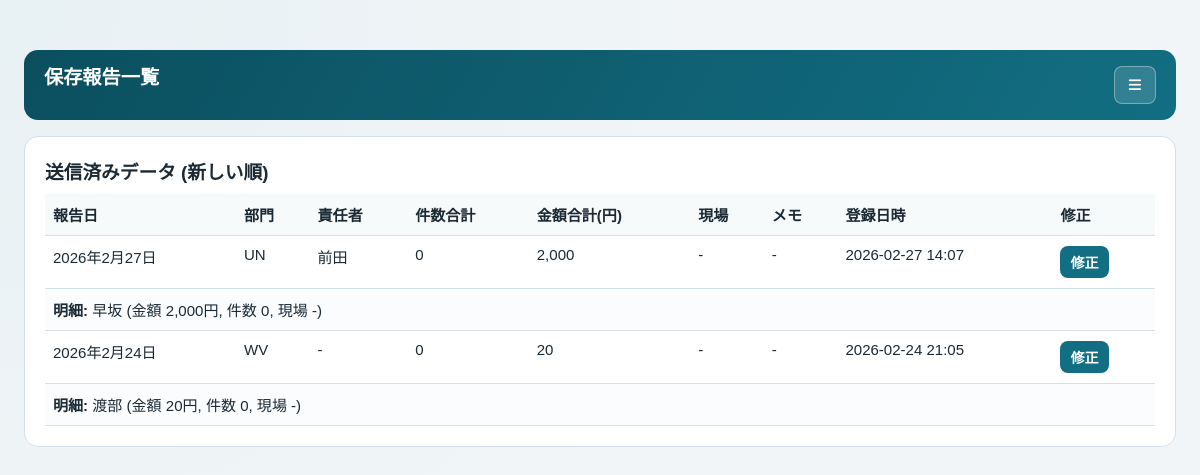
The app's page /reports/history/ (signed in), older data.
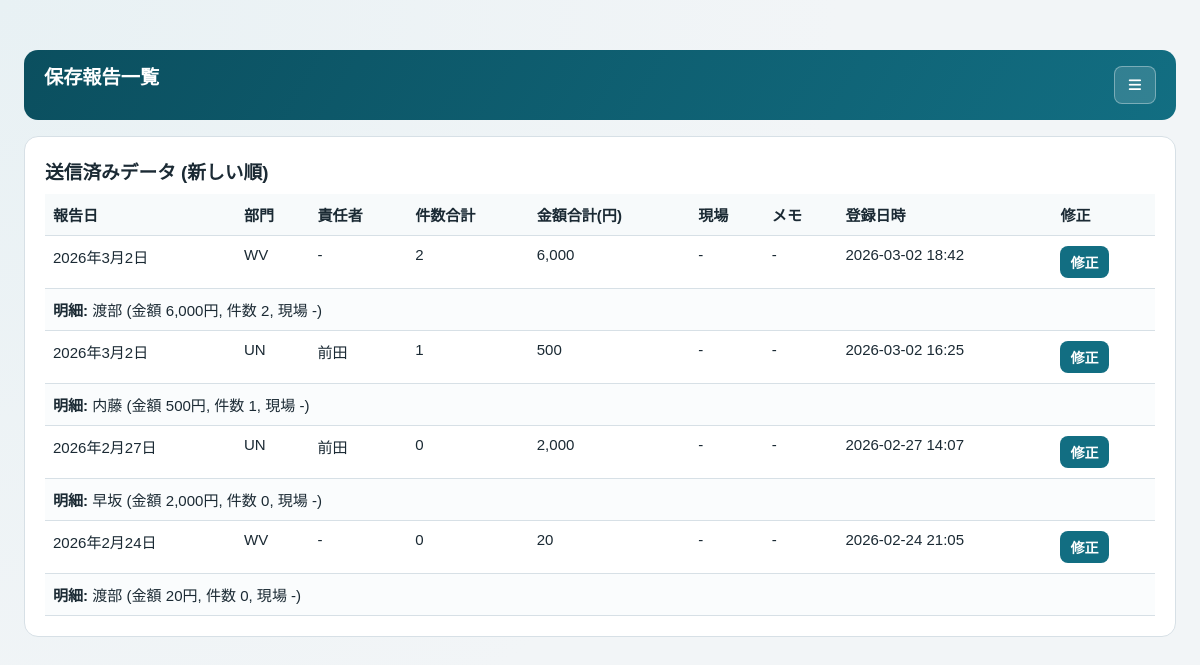
The same page, newer data.
### apps/reports/models.py (models this page shows, shortened)
class DailyDepartmentReport(models.Model):
    department = models.ForeignKey(
        Department,
        on_delete=models.CASCADE,
        related_name="daily_reports",
    )
    report_date = models.DateField(default=timezone.localdate)
    reporter = models.ForeignKey(
        Member,
        on_delete=models.SET_NULL,
        null=True,
        blank=True,
        related_name="submitted_reports",
    )
    total_count = models.PositiveIntegerField(default=0)
    followup_count = models.PositiveIntegerField(default=0)
    location = models.CharField(max_length=128, blank=True)
    memo = models.TextField(blank=True)
    created_at = models.DateTimeField(auto_now_add=True)
    class Meta:
        ordering = ["-report_date", "-created_at"]

class DailyDepartmentReportLine(models.Model):
    report = models.ForeignKey(
        DailyDepartmentReport,
        on_delete=models.CASCADE,
        related_name="lines",
    )
    member = models.ForeignKey(
        Member,
        on_delete=models.SET_NULL,
        null=True,
        blank=True,
        related_name="daily_report_lines",
    )
    amount = models.PositiveIntegerField(default=0)
    count = models.PositiveIntegerField(default=0)
    cs_count = models.PositiveIntegerField(default=0)
    refugee_count = models.PositiveIntegerField(default=0)
    location = models.CharField(max_length=128, blank=True)
    created_at = models.DateTimeField(auto_now_add=True)
    class Meta:
        ordering = ["id"]

### apps/accounts/models.py (models this page shows, shortened)
class Department(models.Model):
    code = models.CharField(max_length=32, unique=True)
    name = models.CharField(max_length=64)
    default_reporter = models.ForeignKey(
        "Member",
        on_delete=models.SET_NULL,
        null=True,
        blank=True,
        related_name="default_department_links",
    )
    is_active = models.BooleanField(default=True)
    created_at = models.DateTimeField(auto_now_add=True)
    class Meta:
        ordering = ["code"]

class Member(models.Model):
    name = models.CharField(max_length=64)
    is_active = models.BooleanField(default=True)
    user = models.OneToOneField(
        settings.AUTH_USER_MODEL,
        on_delete=models.SET_NULL,
        null=True,
        blank=True,
        related_name="member_profile",
    )
    created_at = models.DateTimeField(auto_now_add=True)
    objects = MemberQuerySet.as_manager()
    class Meta:
        ordering = ["-created_at"]

### apps/reports/views.py (the view)
# urls.py: path("history/", report_history, name="report_history"),
@require_roles(ROLE_ADMIN)
def report_history(request: HttpRequest) -> HttpResponse:
    reports = list(
        DailyDepartmentReport.objects.select_related("department", "reporter")
        .prefetch_related("lines__member")
        .order_by("-report_date", "-created_at")[:100]
    )
    for report in reports:
        report.followup_count_text = _format_amount_text(report.followup_count)
        for line in report.lines.all():
            line.amount_text = _format_amount_text(line.amount)
    return render(request, "reports/report_history.html", {"reports": reports})

### apps/accounts/auth.py (called while the page is built)
def resolve_request_role(request: HttpRequest) -> str | None:
    user = getattr(request, "user", None)
    if user and getattr(user, "is_authenticated", False):
        role = ROLE_ADMIN if (user.is_staff or user.is_superuser) else ROLE_REPORT
        if request.session.get(SESSION_ROLE_KEY) != role:
            request.session[SESSION_ROLE_KEY] = role
        return role
    return request.session.get(SESSION_ROLE_KEY)

def require_roles(*allowed_roles: str):
    def decorator(view_func):
        @wraps(view_func)
        def wrapper(request: HttpRequest, *args, **kwargs) -> HttpResponse:
            role = resolve_request_role(request)
            if role not in allowed_roles:
                return redirect("home")
            return view_func(request, *args, **kwargs)
        return wrapper
    return decorator

### apps/reports/views.py (called while the page is built)
def _format_amount_text(value):
    if isinstance(value, int):
        return f"{value:,}"
    return value

### apps/reports/templates/reports/report_history.html (shortened to what this page needs)
{% extends "base.html" %}
{% block content %}
<div class="container">
  <header class="topbar">
    <strong>保存報告一覧</strong>
  </header>
  <section class="card" style="margin-top: 16px;">
    <h3>送信済みデータ (新しい順)</h3>
    <table style="margin-top: 10px;">
      <thead>
        <tr>
          <th>報告日</th>
          <th>部門</th>
          <th>責任者</th>
          <th>件数合計</th>
          <th>金額合計(円)</th>
          <th>現場</th>
          <th>メモ</th>
          <th>登録日時</th>
          <th>修正</th>
        </tr>
      </thead>
      <tbody>
        {% for report in reports %}
        <tr>
          <td>{{ report.report_date }}</td>
          <td>{{ report.department.name }}</td>
          <td>{% if report.reporter %}{{ report.reporter.name }}{% else %}-{% endif %}</td>
          <td>{{ report.total_count }}</td>
          <td>{{ report.followup_count_text }}</td>
          <td>{{ report.location|default:"-" }}</td>
          <td>{{ report.memo|default:"-" }}</td>
          <td>{{ report.created_at|date:"Y-m-d H:i" }}</td>
          <td>
            <a href="{% url 'report_edit' report.id %}?next=report_history">
              <button type="button" class="btn-inline">修正</button>
            </a>
          </td>
        </tr>
        <tr>
          <td colspan="9" style="background: #fafcfd;">
            <strong>明細:</strong>
            {% for line in report.lines.all %}
              {% if line.member %}{{ line.member.name }}{% else %}未設定{% endif %}
              (金額 {{ line.amount_text }}円, 件数 {{ line.count }}, 現場 {{ line.location|default:"-" }})
            {% empty %}
              明細なし
            {% endfor %}
          </td>
        </tr>
        {% empty %}
        <tr>
          <td colspan="9">まだ保存データがありません。</td>
        </tr>
        {% endfor %}
      </tbody>
    </table>
  </section>
</div>
{% endblock %}

Row changes from the older to the newer data that the page shows:
added DailyDepartmentReport: report_date "2026年3月2日", department.name "WV", total_count "2", followup_count_text "6,000", location "-", memo "-", created_at "2026-03-02 18:42"
added DailyDepartmentReportLine: member.name "渡部", amount_text "6,000", count "2", location "-", shown under "2026年3月2日"
added DailyDepartmentReport: report_date "2026年3月2日", department.name "UN", reporter.name "前田", total_count "1", followup_count_text "500", location "-", memo "-", created_at "2026-03-02 16:25"
added DailyDepartmentReportLine: member.name "内藤", amount_text "500", count "1", location "-", shown under "2026年3月2日"
